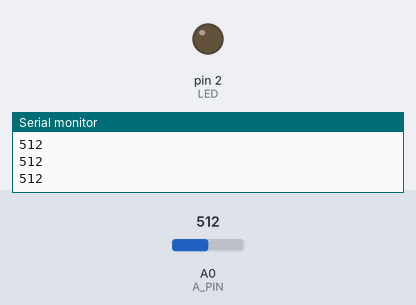
A sketch run on a simulated Arduino Uno, built with avr-gcc and run on an emulated ATmega328P. Shown: output pins drawn as LEDs (lit = HIGH), the last lines printed to the serial monitor. The inputs (shaded band) are chosen by the test bench; at power-on: A0 (A_PIN) = 512.

Above: at 1.3 s.
1.4 s: A0 (A_PIN) set to 884
3.2 s: A0 (A_PIN) set to 917
At 4.9 s:
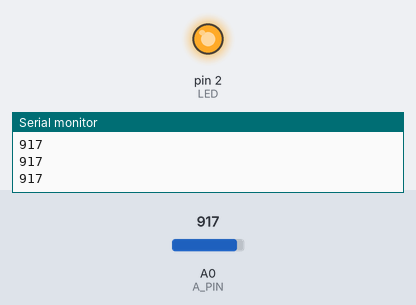
5.5 s: A0 (A_PIN) set to 900
At 6.5 s:
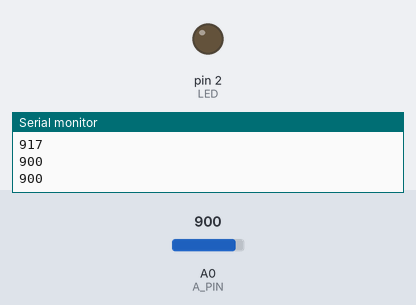
7.5 s: A0 (A_PIN) set to 1023
At 9.2 s:
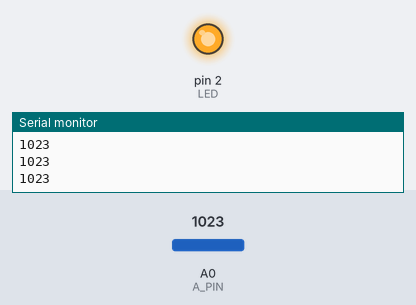
Timing chart, 0 to 10.5 s (numbered marks = the images above; inputs shaded):
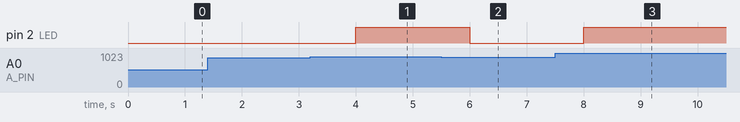

The sketch:

C_Default.ino
```cpp
const byte A_PIN = A0;
int value;
const byte LED = 2;

const int LIGHT_CHANGE = 900;

void setup()
{
  pinMode(LED, OUTPUT);
  pinMode(A_PIN, INPUT);
  Serial.begin(9600);
}

void loop()
{
  value = analogRead(A_PIN);
  Serial.println(value);
  delay(500);
  if(value > LIGHT_CHANGE)
  {
    digitalWrite(LED,HIGH);
  }
  else
  {
    digitalWrite(LED,LOW);
  }
}
```

Measured:
- the behaviour switches between 900 and 901 on A0 (A_PIN) (found by bisection; images 0 and 1)
- after the input at 3.2 s, pin 2 (LED): LOW → HIGH after 0.80 s
- after the input at 5.5 s, pin 2 (LED): HIGH → LOW after 0.50 s
- after the input at 7.5 s, pin 2 (LED): LOW → HIGH after 0.50 s
